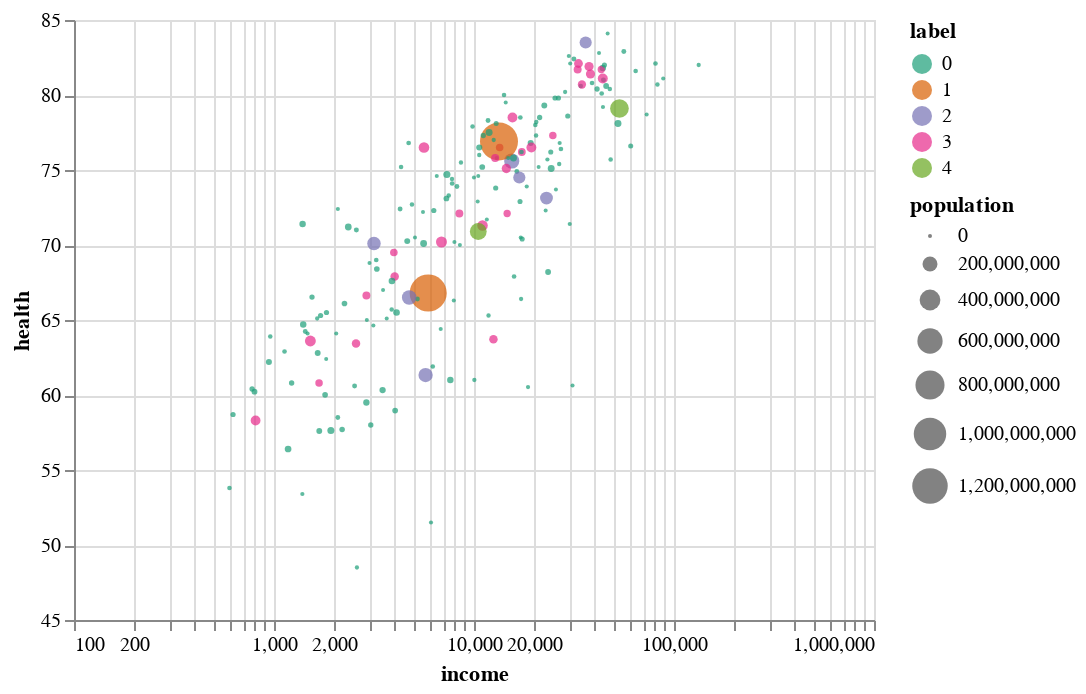

Vega-Lite specification stored for this chart:
### Vega-Lite specification from a JSON file in a GitHub repository (floating-point values rounded to 4 significant figures; data arrays with more than 128 entries replaced by an {"elided": "..."} marker saying what was removed)
{"config": {"view": {"continuousWidth": 400, "continuousHeight": 300}}, "data": {"name": "data-bde8928131dd5c69c5dabf177eb1893e"}, "mark": "circle", "encoding": {"color": {"type": "nominal", "field": "label", "scale": {"scheme": "dark2"}}, "size": {"type": "quantitative", "field": "population"}, "tooltip": [{"type": "nominal", "field": "country"}, {"type": "quantitative", "field": "income"}, {"type": "quantitative", "field": "health"}, {"type": "quantitative", "field": "population"}, {"type": "quantitative", "field": "label"}], "x": {"type": "quantitative", "field": "income", "scale": {"type": "log"}}, "y": {"type": "quantitative", "field": "health", "scale": {"zero": false}}}, "selection": {"selector003": {"type": "interval", "bind": "scales", "encodings": ["x", "y"]}}, "$schema": "https://vega.github.io/schema/vega-lite/v4.8.1.json", "datasets": {"data-bde8928131dd5c69c5dabf177eb1893e": {"elided": "187 records"}}}
